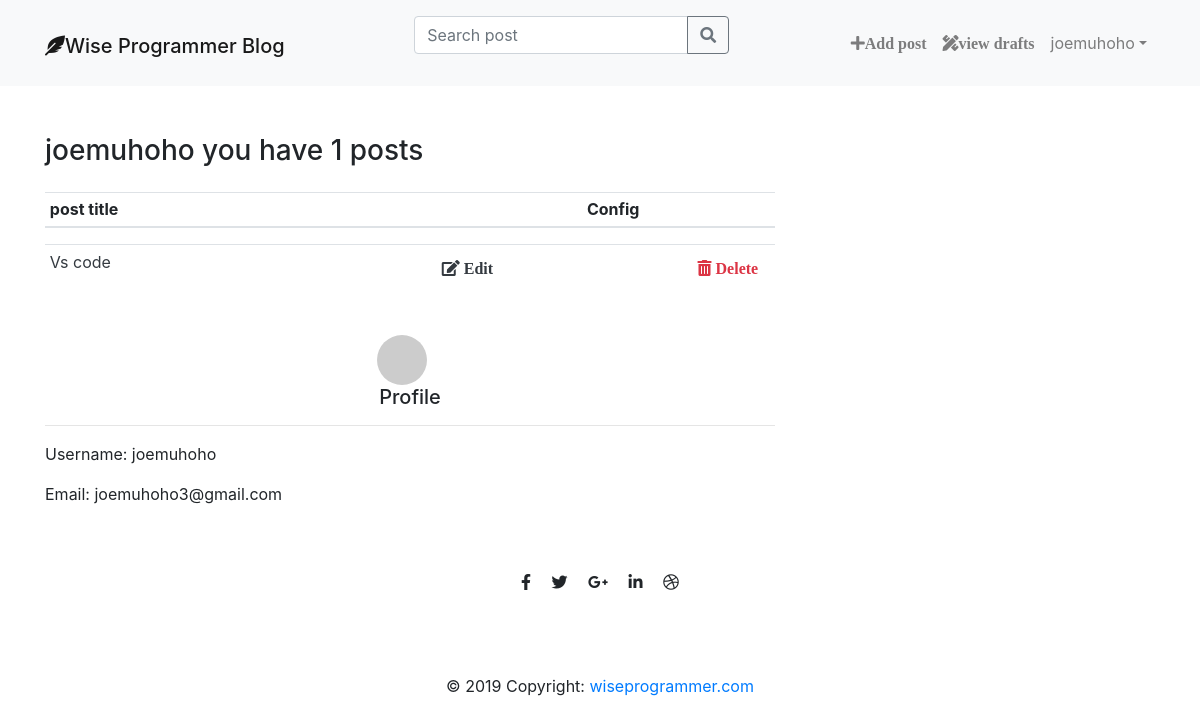
Before: /user_posts/ (signed in) with the older database file.
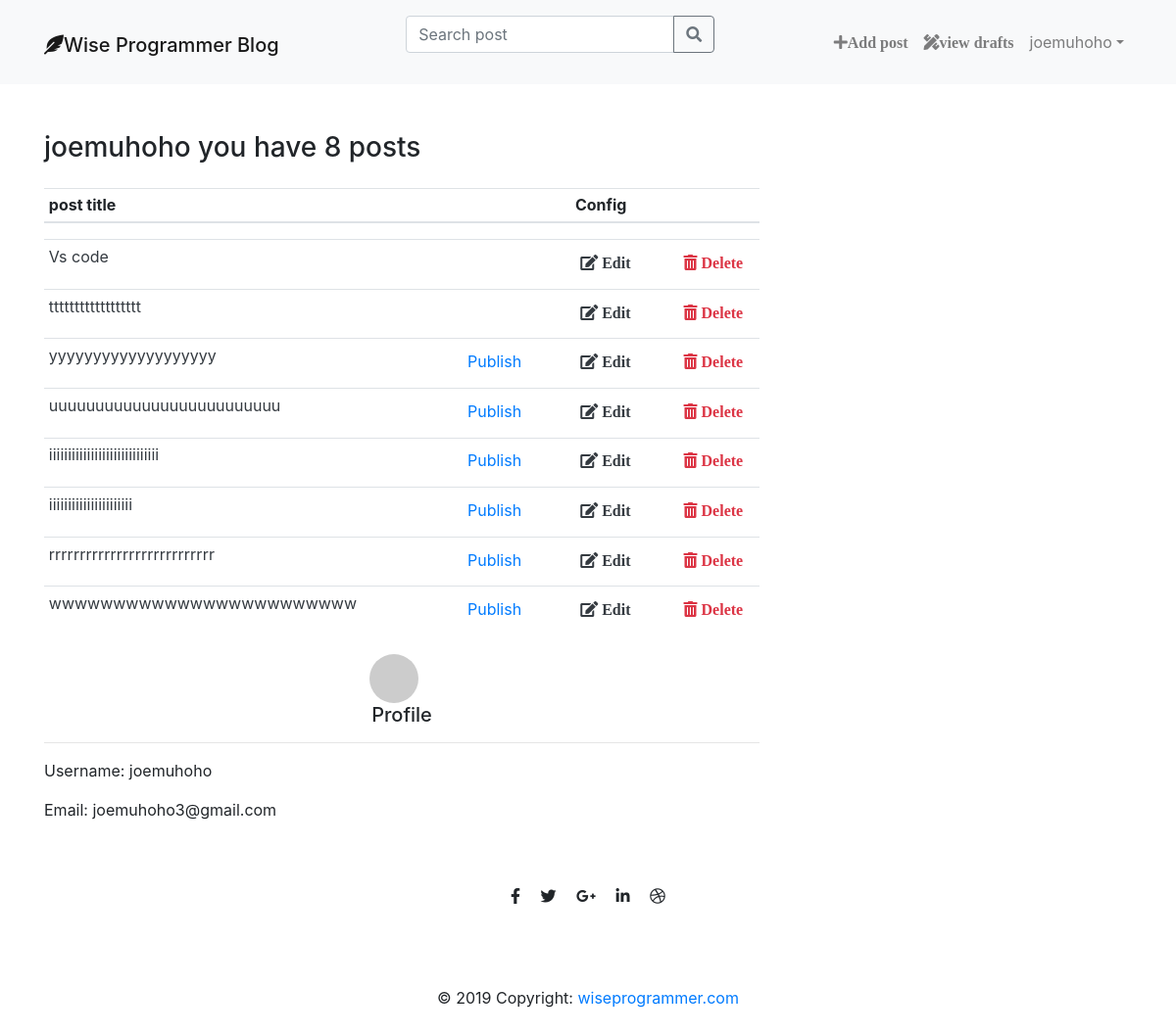
After: the same page with the newer database file.
### blog/models.py (models this page shows, shortened)
class Post(models.Model):
    author = models.ForeignKey('auth.User', on_delete=models.CASCADE)
    title = models.CharField(max_length=60)
    text = models.TextField()
    created_date = models.DateTimeField(default=timezone.now)
    published_date = models.DateTimeField(blank=True, null=True)
    edited_date = models.DateTimeField(blank=True, null=True)

### blog/views.py (the view)
# urls.py: path('user_posts/', views.user_posts, name='user_posts'),
def user_posts(request):
    user= request.user
    user_pk = User.objects.get(username=user).pk
    user_posts = Post.objects.filter(author=user_pk)
    post_count = user_posts.count()
    stuff_for_frontend = {'user_posts': user_posts, 'post_count': post_count, 'user': user}
    return render(request, 'blog/user_posts.html', stuff_for_frontend )

### blog/templates/blog/user_posts.html (shortened to what this page needs)
{% extends 'blog/base.html' %}
{% load markdownify %}
{% load crispy_forms_tags %}
{% block mainnav %}
    {% include "navbar.html" %}
{% endblock %}
{% block content%}
<div class="col-xs-12 col-sm-10 col-md-8">
    <div class="mt-4 mb-4 " >
        {% if user_posts %}
        <h3 class="mt-4 mb-4">{{request.user}} you have {{post_count}} posts</h3>
        <div >
            <table class="table table-hover table-sm">
                <thead >
                    <tr>
                        <th scope="col">post title</th>
                        <th scope="col" colspan="3" class="text-center">Config</th>
                    </tr>
                </thead>
                </table>
               <div  class="scrollable">
               <table class="table table-hover table-sm">
                    <tbody >
                        {% for post in user_posts %}
                            <tr>
                                <td>
                                    <a class="text-decoration-none text-dark" href="{% url 'post_detail' pk=post.pk %}">
                                        <p>{{ post.title | truncatechars:30 }}</p>
                                    </a>
                                </td>
                                <td>
                                  {% if not post.published_date %}
                                        <a href="{% url 'post_publish' pk=post.pk %}" class="btn btn-outline-primary mr-2 float-right" style="border:none;">Publish</a>
                                    {% endif %}
                                </td>
                                <td>
                                    <a  href="{% url 'post_edit' pk=post.pk %}" class="btn btn-outline-dark float-right" style="border:none;" ><i class="fa fa-edit" > Edit</i></a>
                                </td>
                                <td>
                                    <a href="{% url 'post_delete' pk=post.pk %}" class="btn btn-outline-danger float-right" onclick="return confirm('Are you sure you want to delete this Post ?')" style="border:none;">
                                        <i class="fas fa-trash-alt" > Delete</i>
                                    </a>
                                </td>
                            </tr>
                            {% endfor %}
                    </tbody>
               </div>
        </div>
        {% endif %}
    </div>
</div>
    <div class="">
        <div class="text-center">
            <img class=" mr-3 rounded-circle" src="http://placehold.it/50x50" alt="">
            <h5 >Profile</h3>
        </div>
        <hr>
         <div class=" ">
        <p>Username: {{user}}</p>
        <p>Email: {{user.email}}</p>
        </div>
    </div>
{% endblock %}

Changed rows visible on the page:
added Post: title "tttttttttttttttttt"
added Post: title "yyyyyyyyyyyyyyyyyyy", shows "Publish"
added Post: title "uuuuuuuuuuuuuuuuuuuuuuuuu", shows "Publish"
added Post: title "iiiiiiiiiiiiiiiiiiiiiiiiiiiii", shows "Publish"
added Post: title "iiiiiiiiiiiiiiiiiiiiii", shows "Publish"
added Post: title "rrrrrrrrrrrrrrrrrrrrrrrrrrr", shows "Publish"
added Post: title "wwwwwwwwwwwwwwwwwwwwwwww", shows "Publish"
Other visible differences:
{{ post_count }}: "1" → "8"
